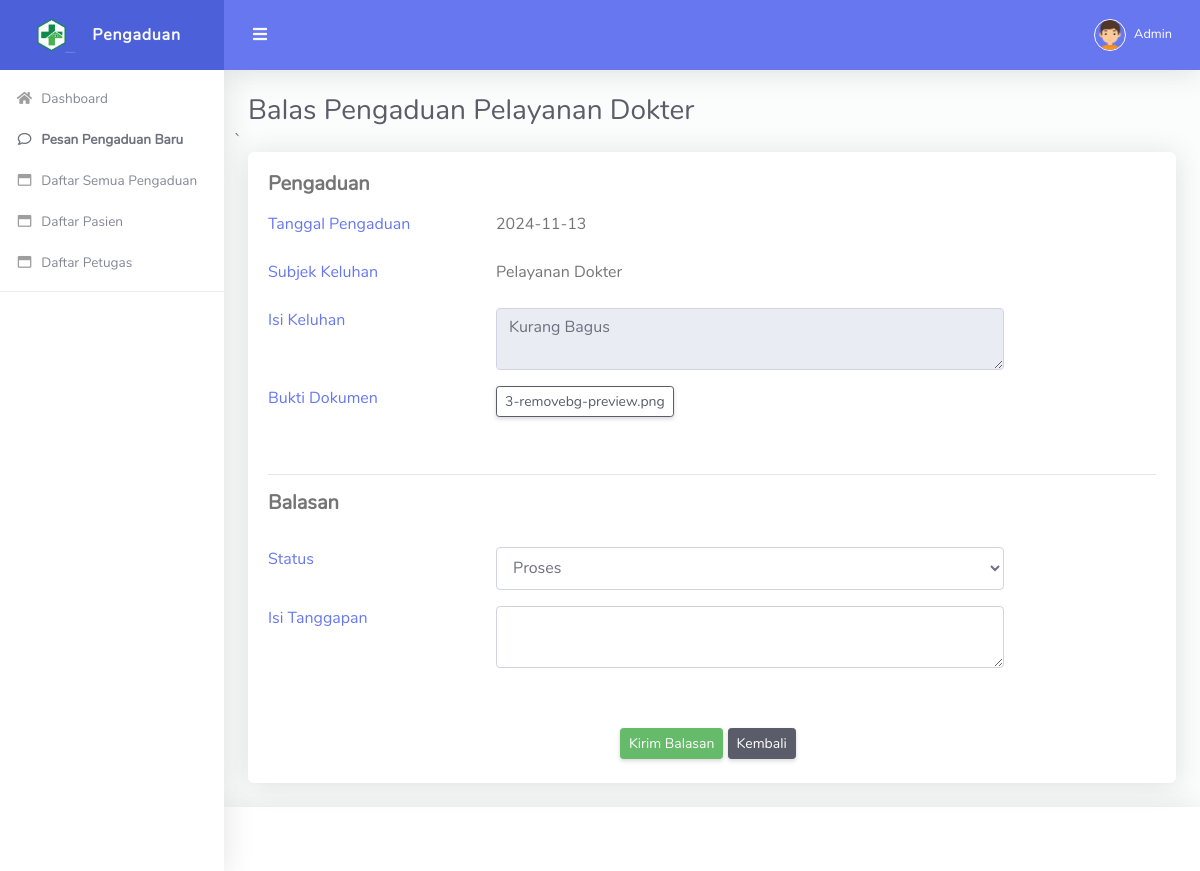
Screenshot of /admin/balas-pengaduan.php?id=51 (signed in) with the database file from the repository.
### tables this page shows
CREATE TABLE `tbl_pengaduan` (
  `id_pengaduan` int NOT NULL,
  `subjek_pengaduan` varchar(150) NOT NULL,
  `tgl_pengaduan` date NOT NULL,
  `isi_pengaduan` text NOT NULL,
  `bukti_pengaduan` varchar(100) DEFAULT NULL,
  `balasan_pengaduan` enum('Belum','Proses','Selesai') NOT NULL,
  `id_masyarakat` int NOT NULL
);

### admin/balas-pengaduan.php (the view, shortened to what this page needs)
<?php
  include '../koneksi.php';
  $id = $_GET['id'];
  $data = mysqli_query($koneksi,"select * from tbl_pengaduan where id_pengaduan='$id'");
  $row = mysqli_fetch_array($data)
?>
<!DOCTYPE html>
<html lang="en">
<head>
  <link href="../vendor/fontawesome-free/css/all.min.css" rel="stylesheet" type="text/css">
  <link href="../vendor/bootstrap/css/bootstrap.min.css" rel="stylesheet" type="text/css">
  <link href="../css/ruang-admin.min.css" rel="stylesheet">
  <link href="../vendor/datatables/dataTables.bootstrap4.css"  rel="stylesheet" type="text/css">
</head>
<body id="page-top">
  <div id="wrapper">
    <ul class="navbar-nav sidebar sidebar-light accordion" id="accordionSidebar">
      <a class="sidebar-brand d-flex align-items-center justify-content-center" href="">
        <div class="sidebar-brand-icon">
          <img src="../img/logo/logo2.png">
        </div>
        <div class="sidebar-brand-text mx-3">Pengaduan</div>
      </a>
      <?php include "menu.php"; ?>
      <hr class="sidebar-divider">
    </ul>
    <div id="content-wrapper" class="d-flex flex-column">
      <div id="content">
        <nav class="navbar navbar-expand navbar-light bg-navbar topbar mb-4 static-top">
          <button id="sidebarToggleTop" class="btn btn-link rounded-circle mr-3">
            <i class="fa fa-bars"></i>
          </button>
          <ul class="navbar-nav ml-auto">
            <li class="nav-item dropdown no-arrow">
              <a class="nav-link dropdown-toggle" href="#" id="userDropdown" role="button" data-toggle="dropdown"
                aria-haspopup="true" aria-expanded="false">
                <img class="img-profile rounded-circle" src="../img/boy.png" style="max-width: 60px">
                <span class="ml-2 d-none d-lg-inline text-white small"><?php echo $_SESSION['nama']; ?></span>
              </a>
            </li>
          </ul>
        </nav>
        <div class="container-fluid" id="container-wrapper">
          <div class="d-sm-flex align-items-center justify-content-between mb-0">
            <h1 class="h3 mb-0 text-gray-800">Balas Pengaduan <?php echo $row['subjek_pengaduan'];?></h1>
          </div>
          <div class="row">
         ` <div class="col-lg-12">
              <div class="card mb-4">
                <div class="card-body">
                    <div class="form-group">
                     <h5 class="text-secondary"><b>Pengaduan</b></h5>
                    </div>
                    <div class="form-group row">
                      <div class="col-lg-3">
                        <label for="tgl" class="text-primary">Tanggal Pengaduan</label>
                      </div>
                      <div class="col-lg-7">
                       <label class="text-default"><?php echo $row['tgl_pengaduan'];?> </label>
                      </div>
                    </div>
                    <div class="form-group row">
                      <div class="col-lg-3">
                       <label for="subjek" class="text-primary">Subjek Keluhan</label>
                      </div>
                      <div class="col-lg-7">
                       <label class="text-default"><?php echo $row['subjek_pengaduan'];?> </label>
                      </div>
                    </div>
                    <div class="form-group row">
                      <div class="col-lg-3">
                       <label for="subjek" class="text-primary">Isi Keluhan</label>
                      </div>
                      <div class="col-lg-7">
                       <textarea class="form-control" readonly><?php echo $row['isi_pengaduan'];?> </textarea>
                      </div>
                    </div>
                    <div class="form-group row">
                      <div class="col-lg-3">
                       <label for="subjek" class="text-primary">Bukti Dokumen</label>
                      </div>
                      <div class="col-lg-7">
                       <button type="button" class="btn btn-outline-dark btn-sm" data-toggle="modal" data-target="#exampleModal"
                    id="#myBtn"><?php echo $row['bukti_pengaduan'];?></button>
                      </div>
                    </div>
                    <br>
                    <hr>
                  <form action="add-tanggapan.php" method="post" enctype="multipart/form-data">
                  <div class="form-group">
                     <h5 class="text-secondary"><b>Balasan</b></h5>
                    </div>
                    <div class="form-group row">
                      <div class="col-lg-3">
                        <label for="tgl" class="text-primary">Status</label>
                      </div>
                      <div class="col-lg-7">
                        <select class="form-control" name="status">
                          <option value="Proses">Proses</option>
                        </select>
                      </div>
                    </div>
                    <div class="form-group row">
                      <div class="col-lg-3">
                       <label for="subjek" class="text-primary">Isi Tanggapan</label>
                      </div>
                      <div class="col-lg-7">
                       <textarea class="form-control" name="isitanggapan"></textarea>
                      </div>
                    </div>
                    </div>
                    <br>
                    <center>
                    <button type="submit" name="balas" class="btn btn-sm btn-success" >Kirim Balasan</button>
                    <a href="pesan-pengaduan.php" class="btn btn-sm btn-dark">Kembali</a> &nbsp;
                    </center>
                    <br>
                </div>
              </div>
          </div>
        </div>
      </div>
      <footer class="sticky-footer bg-white">
      </footer>
    </div>
  </div>
</body>
</html>

### rows the page displays
tbl_pengaduan: subjek_pengaduan "Pelayanan Dokter", tgl_pengaduan "2024-11-13", isi_pengaduan "Kurang Bagus", bukti_pengaduan "3-removebg-preview.png"

### other values shown
$_SESSION['nama'] "Admin"
